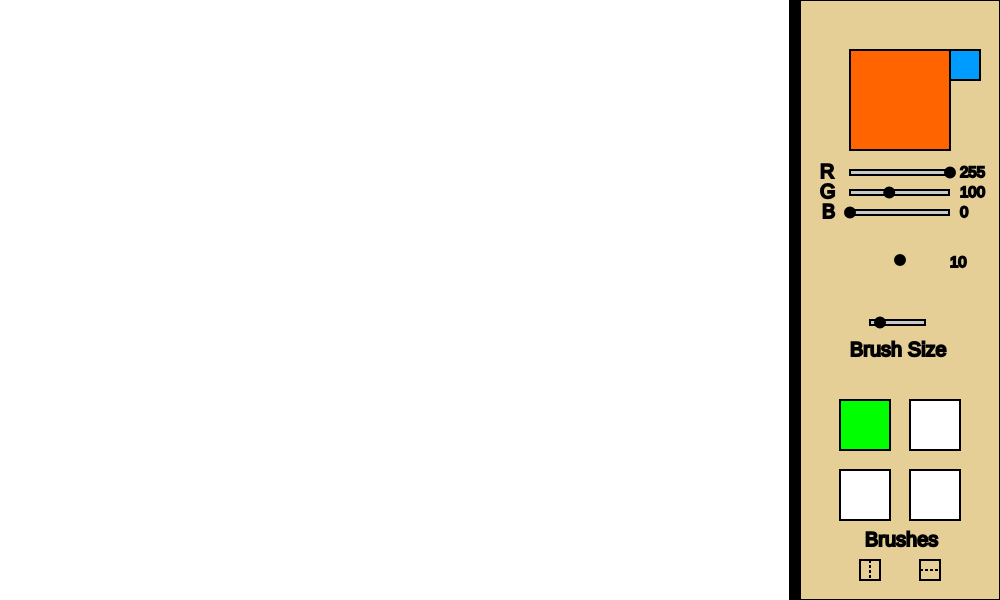
Frame 1 (no input)
Frame 60 (no input): identical to frame 1, image omitted
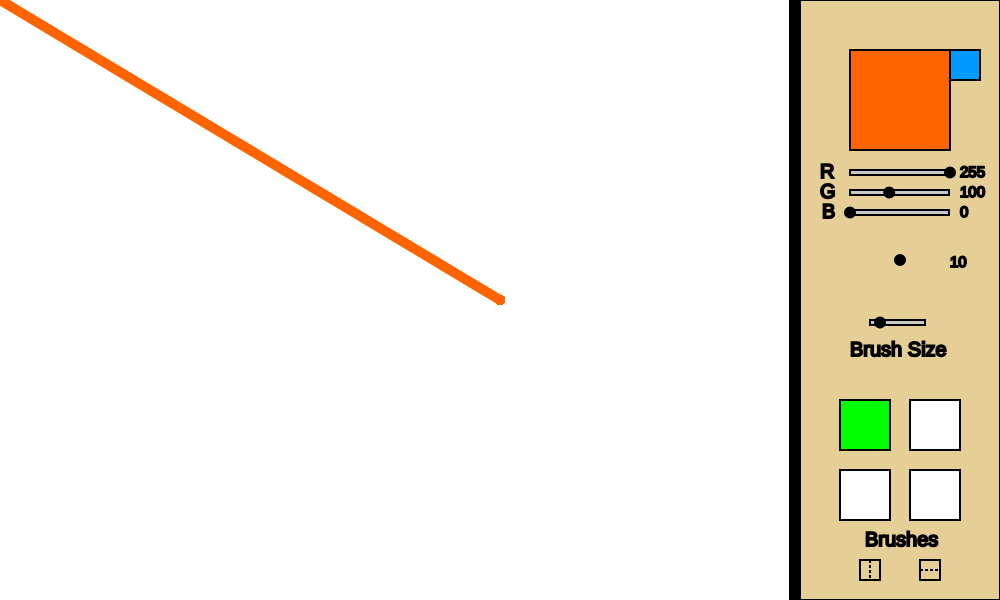
Frame 120 (the mouse pressed at the canvas centre since frame 60)

The p5.js sketch that drew these frames (run headless with seeded random() and noise() and a simulated clock; from frame 60 on, the mouse is pressed at the canvas centre):

// p5.js sketch
// ── sketch.js


// Backspace : clears canvas to white 
// O : clears canvas to primary color 
// L : clears canvas tp complimentary color 
// , : makes Stroke smaller 
// . : makes Stroke bigger 
// 1 : default brush 
// 2 : outlined brush 
// 3 : tapering brush
// 4 : Long multiColor brush
// 5 : Eraser tool 
// F : flips color 
// G : changes between Greyscale and RGB 
// V : changes Symmetry mode to Vertical 
// H : changes Symmetry mode to Horizontal



let currentkey = '1';

let bgc ;

let taperCount = 10;
let taperUp = true;

// #### Brush Table
let tableSize = 200;

let colorR = 255;
let colorG = 100;
let colorB = 0;
let colorGrey = 0;
let colorMax = 255;

let colorGrade;
let compColor;
let greyScale = false;
let mouseIsDown = false;
let keyIsDown = false;

let strokeSize = 10;
let currentBrush = 1;

let canvasMiddleX;
let verticalMirror = false;
let horizontolMirror = false;
let pressingVertical = false;
let pressingHorizontal = false;


function setup() {
    createCanvas(800 + tableSize, 600);
    background(255);
    smooth();

    canvasMiddleX = (width-tableSize);
    bgc = color(255);
    key = '1';
    textSize(20);
}

function draw() {


  // changes color modes
  if(!greyScale) {
    colorGrade = color(colorR,colorG,colorB);
    //complimentary colors
    compColor = color(colorMax-colorR,colorMax-colorG,colorMax-colorB);
  } else{
    colorGrade = color(colorGrey)
    // I guess this still counts as complimentary colors XD
    compColor = color(colorMax-colorGrey)
  }

    // triggering the clear_print function
  if( keyIsPressed) {
    lastBrush = 
    otherSettings();

  } else {keyIsDown = false; }

  // triggering the newkeychoice
  if(mouseIsPressed) {
    drawChoice();
  }
  

  // Functions for Brush settings Color | Size | Brush Type
  brushTableSettings();
  switchBrush();

}



// Creates a Interactive Color Table 
function brushTableSettings(){
  tableArea = width-tableSize;
  strokeWeight(2);
  stroke(0);

  //#region  Background
  fill(230, 206, 151) // tan
  rect(tableArea, 0, tableSize,height)
  fill(0)
  rect(tableArea-10, 0, 10, height);
  //#endregion

  //#region  Color Pallete
  

  // Main Color
  fill(colorGrade);
  rect(tableArea + 50, 50, 100, 100);
  
  // Switch to Complementary Color Button
  fill(compColor);
  rect(tableArea + 150, 50, 30,30);
    if (inButton(tableArea+150,50,30,30)) {
      if (!mouseIsDown) {
        if (!greyScale){
          colorR = colorMax-colorR;
          colorG = colorMax-colorG;
          colorB = colorMax-colorB;
        }else {colorGrey = colorMax-colorGrey;}
        mouseIsDown = true;
      }
    }
    else { // this makes it so the action only happens once
      mouseIsDown = false;
    }

  // Sliders
  if (!greyScale){
    // RGB LAYOUT
    colorR = colorLimiter(sliderAreaCreator(tableArea + 50, 170, tableArea + 154, 180, colorR, 2.55));
    colorG = colorLimiter(sliderAreaCreator(tableArea + 50, 190, tableArea + 154, 200, colorG, 2.55));
    colorB = colorLimiter(sliderAreaCreator(tableArea + 50, 210, tableArea + 154, 220, colorB, 2.55));
    
    fill(0);
    text("R", tableArea+20,162,10,255)
    text("G", tableArea+20,182,10,255)
    text("B", tableArea+22,202,10,255)
    textSize(15)
    text(round(colorR), tableArea+160,165,50,255)
    text(round(colorG), tableArea+160,185,50,255)
    text(round(colorB), tableArea+160,205,50,255)
    textSize(20)
  } else {
    // GREYSCALE LAYOUT
    colorGrey = colorLimiter(sliderAreaCreator(tableArea + 50, 170, tableArea + 154, 180, colorGrey, 2.55));
  
    fill(0)
    text("BL", tableArea+15,162,10,255)
    textSize(15)
    text(round(colorGrey), tableArea+160,165,50,255)
    textSize(20)
  }
  //#endregion

  //#region Stroke Size
  fill(0);
  ellipse(tableArea + 100, 260, strokeSize,strokeSize)
  
  strokeSize = strokeSizeMinMax(sliderAreaCreator(tableArea + 70, 320, tableArea + 130, 330, strokeSize, 1));
  text("Brush Size", tableArea + 50,340,200,255)
  textSize(15);
  text(round(strokeSize), tableArea+150,255,50,255);
  textSize(20);
  //#endregion

  //#region Brush Setting
  fill(255)

  rect(tableArea + 40, 400, 50,50);
  if(inButton(tableArea+40,400,50,50)){
      currentBrush = 1;
      key = "1";
  } 
  rect(tableArea + 110,400, 50,50);
  if (inButton(tableArea+110,400,50,50)){
    currentBrush = 2;
    key = "2";
  }
  rect(tableArea + 40, 470, 50,50);
  if(inButton(tableArea+40,470,50,50)){
      currentBrush = 3;
      key = "3"
  } 
  rect(tableArea + 110,470, 50,50);
  if (inButton(tableArea+110,470,50,50)){
    currentBrush = 4;
    key = "4";
  }
  fill(0)
  text("Brushes", tableArea+65,530,200,255)

  // Horizontal Symetry Button
  noFill() 
  rect(tableArea+60,560,20,20)
  fill(0)
  noStroke()
  for (let i = 0; i < 20; i+= 5){
    rect(tableArea+69, 560+i,2,3);
  }
  if(horizontolMirror) {
    fill(0,100)
    rect(tableArea+60,560,20,20)
  }
  strokeWeight(2);
  stroke(0)
  if(inButton(tableArea+60,560,20,20)){
    if(!pressingHorizontal){
      horizontolMirror = !horizontolMirror;
      verticalMirror = false;
      pressingHorizontal = true;
    }
  }else {pressingHorizontal = false;}

  // Vertical Symmetry Button
  noFill() 
  rect(tableArea+120,560,20,20)
  fill(0)
  noStroke()
  for (let i = 0; i < 20; i+= 5){
    rect(tableArea+120+i, 569, 3,2);
  }
  if(verticalMirror) {
    fill(0,100)
    rect(tableArea+120,560,20,20)
  }
  strokeWeight(2)
  stroke(0)
  if(inButton(tableArea+120,560,20,20)){
    if(!pressingVertical){
      verticalMirror = !verticalMirror;
      horizontolMirror = false;
      pressingVertical = true;
    }
  }else {pressingVertical = false;}

}



// Bool Statement to create a button in given area
function inButton(x1, y1, x2, y2){
  x2 += x1;
  y2 += y1;
  if (mouseIsPressed && mouseX >= x1 && mouseX <= x2 &&
  mouseY >= y1 && mouseY <= y2){
    return true;
  }
  return false;
}



// used to limit the colors back down to 255 or 0 if it is too high
function colorLimiter(colorInQuestion){
  if (colorInQuestion > colorMax) {
    return colorMax;
  }
  else if (colorInQuestion < 0){
    return 0;
  }
  // nothing is wrong send it back
  return colorInQuestion
}



// Clamps the min max size of Strokes
function strokeSizeMinMax(strokeInQuestion){
  if (strokeInQuestion < 1){
    return 1;
  } else if (strokeInQuestion >= 52) {return 52}
  return strokeInQuestion;
}



// used to create slider values for mouse
function sliderAreaCreator(x1, y1, x2, y2, newValue, division){
  offset = (y1-y2)*-1 /2;

  //console.log(x1 + " | " + x2)
  fill(200)
  rect(x1, y1, (x1-x2)*-1 - offset, (y1-y2)*-1 - offset);
  fill(0)
  
  if (mouseIsPressed && mouseX >= x1 && mouseX <= x2 && mouseY >= y1 && mouseY <= y2){
    ellipse(mouseX, y1+offset,10,10);
    console.log(newValue);

    // changes to new value
    return (mouseX-x1)*division
  }
  else {
    // move circle to color value reduced
    ellipse(x1 + newValue/division, y1+offset/2, offset*2,offset*2);
    return newValue;
  }

}



// places green square in brush settings table... that's it
function switchBrush() {
  currentBrush = Number(key);
  switch(currentBrush){
    case 1:
      fill(0,255,0)
      rect(tableArea + 40, 400, 50,50);
      break;
    case 2:
      fill(0,255,0)
      rect(tableArea + 110,400, 50,50);
      break;
    case 3:
      fill(0,255,0)
      rect(tableArea + 40, 470, 50,50);
      break;
    case 4:
      fill(0,255,0)
      rect(tableArea + 110,470, 50,50);
      break;
  }
}



// checked every frame for new commands being inputed
function otherSettings() {

  switch(key) {
    // Clear Canvas to white
    case 'Backspace':
      background(255);
      bgc = color(255);
      break;
    // Clear Canvas to Current Color
    case 'o':
    case 'O':
      background(colorGrade);
      bgc = color(colorGrade)
      break;
    // Clear Canvas to Complimentary Color
    case 'l':
    case 'L':
      background(compColor);
      bgc = compColor;
      break;
    // Increase Stroke Size
    case '.':
      strokeSize ++;
      console.log(strokeSize);
      break;
    // Decrease Stroke Size
    case ',':
      strokeSize --;

      break;
    // flip to complimentary
    case 'f':
      if (!keyIsDown)
      {
        if (!greyScale){
          colorR = colorMax-colorR;
          colorG = colorMax-colorG;
          colorB = colorMax-colorB;
        }else {colorGrey = colorMax-colorGrey;}
        keyIsDown = true;
      }
      break;
    // Toggle Grescale <-> RGB
    case 'g':
      if (!keyIsDown)
      {
        greyScale = !greyScale
        keyIsDown = true;
      }
      break;
    // Toggle Vertical Mirroring and turn off horizontal if on
    case 'V':
    case 'v':
      if(!keyIsDown){
        verticalMirror = !verticalMirror;
        horizontolMirror = false;
        keyIsDown = true;
      }
      break;
    //Toggle Horizontal Mirroring and turn off vertical if on
    case 'H':
    case 'h':
      if(!keyIsDown){
        horizontolMirror = !horizontolMirror;
        verticalMirror = false;
        keyIsDown = true;
      }
      break;
      
  }
}



function drawChoice() {
  // the key mapping if statemens that you can change to do anything you want.
  // just make sure each key option has the a stroke or fill and then what type of
  // graphic function

  // converts string to number idk what it does with letters
  currentkey = key;
  currentBrush = Number(key);
switch(currentkey) {
case '1':
  console.log("1");  // Default Line
  drawline(color(colorGrade), mouseX, mouseY, pmouseX, pmouseY);

  if (verticalMirror){
    drawline(color(colorGrade), mouseX, height-mouseY, pmouseX, height-pmouseY);

  }
  else if(horizontolMirror){
    drawline(color(colorGrade), canvasMiddleX-mouseX, mouseY, canvasMiddleX-pmouseX, pmouseY);
  }
  break;
case '2':
  console.log("2");  // Outline
  bbOutlineLine(color(colorGrade), mouseX, mouseY, pmouseX, pmouseY);
  if (verticalMirror){
    bbOutlineLine(color(colorGrade), mouseX, height-mouseY, pmouseX, height-pmouseY);

  }
  else if(horizontolMirror){
    bbOutlineLine(color(colorGrade), canvasMiddleX-mouseX, mouseY, canvasMiddleX-pmouseX, pmouseY);
  }
  break;
case '3':
  console.log("3");  // Taper Line
  bbTaperBrush(taperCount, mouseX, mouseY, pmouseX, pmouseY);
  if (taperUp) {
      taperCount ++;
      if(taperCount >= strokeSize) {taperUp = false}
  } else {
      taperCount--;
      if(taperCount <= 2) {taperUp = true}
  }
  if (verticalMirror){
    bbTaperBrush(taperCount, mouseX, height-mouseY, pmouseX, height-pmouseY);

  }
  else if(horizontolMirror){
    bbTaperBrush(taperCount, canvasMiddleX-mouseX, mouseY, canvasMiddleX-pmouseX, pmouseY);
  }
  break;
case '4':
  console.log("4");  // long multicolor Brush
  bbPaintBrush(mouseX, mouseY, pmouseX, pmouseY);
  if (verticalMirror){
    bbPaintBrush(mouseX, height-mouseY, pmouseX, height-pmouseY);

  }
  else if(horizontolMirror){
    bbPaintBrush(canvasMiddleX-mouseX, mouseY, canvasMiddleX-pmouseX, pmouseY);
  }
  break;
case '5':
  console.log("5");  // Eraser
  eraser(bgc,mouseX, mouseY,pmouseX, pmouseY);
  if (verticalMirror){
    eraser(bgc, mouseX, height-mouseY, pmouseX, height-pmouseY);

  }
  else if(horizontolMirror){
    eraser(bgc, canvasMiddleX-mouseX, mouseY, canvasMiddleX-pmouseX, pmouseY);
  }
   break;


default:
  console.log("Nothing")
}

}

//#region ###### BRUSH TYPES ###### 

// default draw line with custom size from new code
function drawline( k,  lx, ly,  px, py) {
  stroke(k);
  strokeWeight(strokeSize);1
  line(lx, ly, px, py);
  // console.log(mouseX);
  // console.log(pmouseX);
}

// Creates an Outline around the stroke, probably not inovative enought sorry
function bbOutlineLine( currentColor,  lx, ly,  px, py) {
  // Big
  strokeWeight(strokeSize+5)
  stroke(compColor)
  line(lx,ly,px,py);
  // Small
  strokeWeight(strokeSize);
  stroke(currentColor);
  line(lx, ly, px, py);

}

// goes off of min stroke size and current stroke size to make a wierd looking tube
function bbTaperBrush(taperCount, lx, ly,  px, py) {

  strokeWeight(taperCount);
  stroke(colorGrade);
  line(lx, ly, px, py);
}

//Creates multiple lines at a low transparency
function bbPaintBrush(lx,ly,px,py){
  strokeWeight(strokeSize)
  rando = random(-40,40)
  stroke(colorR+rando,colorG-rando,colorB)

  for(let i = 0; i < 10; i++){
    lineWidth = i*(strokeSize/4)
    line(lx+lineWidth, ly+lineWidth, px+lineWidth,py+lineWidth)
  }
}


function eraser( k, lx, ly, px, py) {
  strokeWeight(strokeSize);
  stroke(k);
  line(lx, ly, px,py);
}

//#endregion
